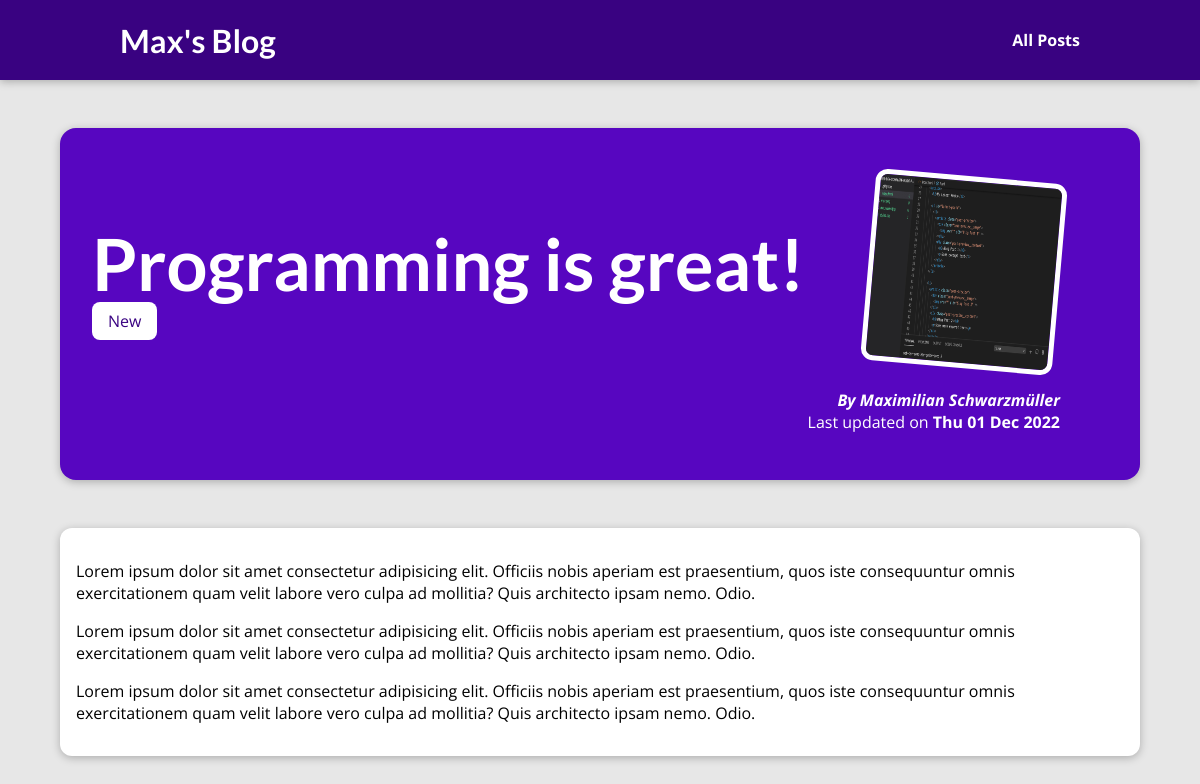
The page /blog/posts/programming-is-great on the database its author committed.
### blog/models.py (models this page shows, shortened)
class Post(models.Model):
    title = models.CharField(max_length=50)
    excerpt = models.CharField(max_length=200)
    image_name = models.CharField(max_length=50)
    date = models.DateField(auto_now=True)
    slug = models.SlugField(null=False, unique=True)
    content = models.TextField()
    tags = models.ManyToManyField(
        Tag, blank=True, null=True, related_name="posts")
    author = models.ForeignKey(
        Author, on_delete=models.CASCADE, null=False, related_name="posts")

class Tag(models.Model):
    caption = models.CharField(max_length=20, unique=True)

class Author(models.Model):
    first_name = models.CharField(max_length=30)
    last_name = models.CharField(max_length=30)
    email_address = models.EmailField()
    def __str__(self):
        return f"{self.first_name} {self.last_name}"

### blog/views.py (the view)
# urls.py: path("blog/posts/<slug:slug>", views.post_detail, name="post-detail-page"),
def post_detail(request, slug):
    identified_post = get_object_or_404(Post, slug=slug)
    return render(request, "blog/post-detail.html", {
        "post": identified_post,
        "post_tags": identified_post.tags.all()
    })

### blog/templates/blog/post-detail.html (shortened to what this page needs)
{% extends "base.html" %}
{% load static %}
{% block css_files %}
    <link rel="stylesheet" href="{% static 'blog/post-detail.css' %}"/>
{% endblock css_files %}
{% block content %}
    <section id="summary">
        <h2>{{ post.title }}</h2>
        <div>
            {% for tag in post_tags %}<span class="tag">{{ tag.caption }}</span> {% endfor %}
        </div>
        <article>
            <img src="{% static "blog/images/"|add:post.image_name %}"
                 alt="{{ post.title }}"/>
            <address>By <a href="mailto:{{ post.author.email_address }}">{{ post.author|title }}</a></address>
            <div>
                Last updated on <time>{{ post.date|date:"D d M Y" }}</time>
            </div>
        </article>
    </section>
    <main>
        {{ post.content|linebreaks }}
    </main>
{% endblock content %}

### static/app.css (style rules this page uses)
* { box-sizing: border-box; }
html { font-family: 'Open Sans', 'Lato', sans-serif; }
body { margin: 0; }
h1, h2, h3 { font-family: 'Lato', sans-serif; font-weight: bold; }

### blog/static/blog/post-detail.css (style rules this page uses)
body { background-color: #e7e7e7; }
#summary { margin: 8rem auto 3rem auto; padding: 2rem; width: 90%; max-width: 90rem; border-radius: 16px; background-color: #5706c0; position: relative; box-shadow: 0 2px 8px rgba(0, 0, 0, 0.25); height: 22rem; }
#summary h2 { color: white; font-size: 4.5rem; margin-bottom: 0.25rem; }
#summary article { position: absolute; top: 2rem; right: 3rem; padding: 1rem 2rem; border-radius: 12px; text-align: right; color: white; }
#summary article img { width: 12rem; height: 12rem; border-radius: 12px; transform: rotateZ(5deg); border: 5px solid white; margin-bottom: 1rem; }
#summary address { font-weight: bold; }
#summary a { color: white; text-decoration: none; }
#summary time { font-weight: bold; }
main { width: 90%; max-width: 90rem; margin: 3rem auto; background-color: white; padding: 1rem; border-radius: 12px; box-shadow: 0 2px 8px rgba(0, 0, 0, 0.25); }
.tag { background-color: white; color:#390281; padding: 0.5rem 1rem; border-radius: 8px; }

### rows shown on the page
Post: title "Programming is great!", image_name (picture), author "Maximilian Schwarzmüller", date "Thu 01 Dec 2022", content "Lorem ipsum dolor sit amet consectetur adipisicing elit. Officiis nobis aperiam est praesentium, quos iste consequuntur omnis exercitationem quam velit labore vero culpa ad mollitia? Quis architecto ipsam nemo. Odio. Lorem ipsum dolor sit amet consectetur adipisicing elit. Officiis nobis aperiam est praesentium, quos iste consequuntur omnis exercitationem quam velit labore vero culpa ad mollitia? Quis architecto ipsam nemo. Odio. Lorem ipsum dolor sit amet consectetur adipisicing elit. Officiis nobis aperiam est praesentium, quos iste consequuntur omnis exercitationem quam velit labore vero culpa ad mollitia? Quis architecto ipsam nemo. Odio."
Tag: caption "New"
